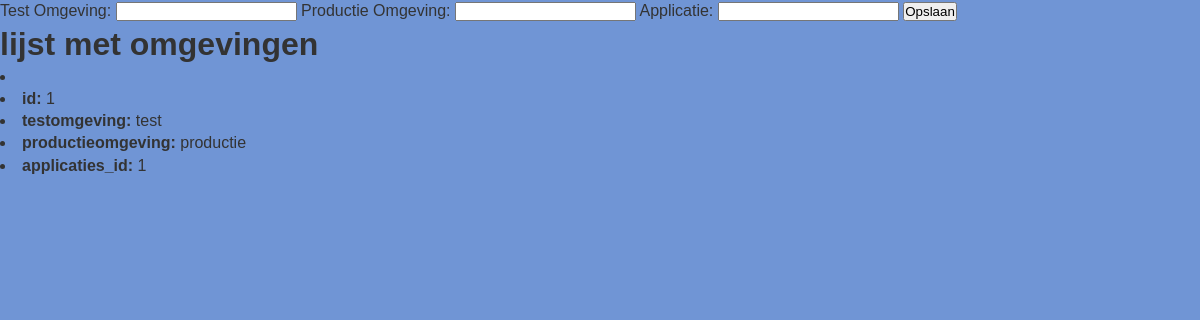
Page /applicaties/1/omgevingen on the earlier database version.
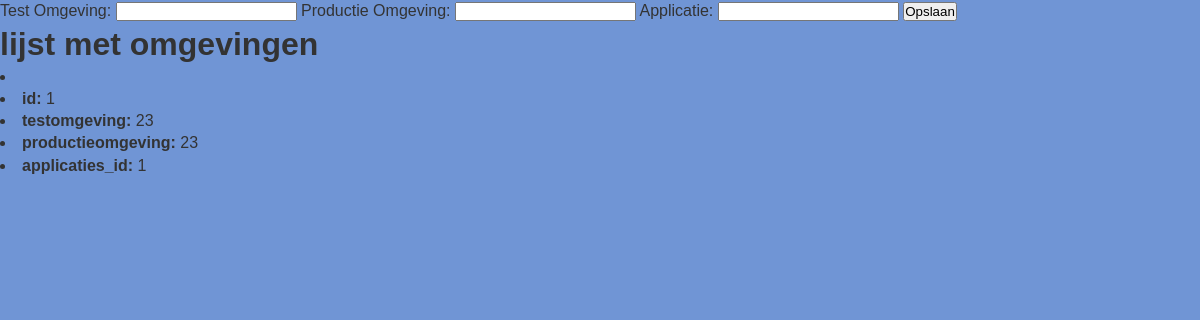
Same page on the later database version.
### main.py (models this page shows, shortened)
class omgevingen(db.Model):
    __tablename__ = "omgevingen"
    id = db.Column(db.Integer, primary_key=True)
    test_omgeving = db.Column(db.String(120), nullable=False)
    productie_omgeving = db.Column(db.String(120), nullable=False)
    applicaties_id = db.Column(db.Integer, db.ForeignKey("applicaties.id"))
    applicatie = db.relationship(
        "applicaties", backref=db.backref("omgevingen", lazy=True)
    )

### main.py (the view, shortened to what this page needs)
@app.route("/applicaties/<applicaties_id>/omgevingen", methods=["GET", "POST"])
def saves_omgevingen(applicaties_id):
    omgeving = None
    if request.method == "GET":
        conn = sqlite3.connect("database.db")
        cur = conn.cursor()
        cur.execute(
            "SELECT * FROM omgevingen WHERE applicaties_id=?", (applicaties_id,)
        )
        result = cur.fetchone()
        if result:
            omgeving = {
                "id": result[0],
                "testomgeving": result[1],
                "productieomgeving": result[2],
                "applicaties_id": result[3],
            }
            return render_template("omgevingen.html", omgeving=omgeving)
        else:
            return render_template("omgevingen.html", omgeving={})

### templates/omgevingen.html (shortened to what this page needs)
<!DOCTYPE html>
<html lang="en">
<link rel="stylesheet" href="/static/style.css">
<head>
</head>
<body>
  <form action="/applicaties/<id>/omgevingen" method="post">
    <label for="test_omgeving">Test Omgeving:</label>
    <input type="text" name="test_omgeving" id="test_omgeving" required>
    <label for="productie_omgeving">Productie Omgeving:</label>
    <input type="text" name="productie_omgeving" id="productie_omgeving" required>
    <label for="applicaties_id">Applicatie:</label>
    <input type="text" name="applicaties_id" id="applicaties_id" required>
    <button type="submit">Opslaan</button>
  </form>
  <h1>lijst met omgevingen</h1>
  <li>
    {%if omgeving%}
    {% for key, value in omgeving.items() %}
  <li><strong>{{ key }}:</strong> {{ value }}</li>
  {% endfor %}
  {% endif %}
  </li>
</body>
</html>

Differences in the rows shown:
changed omgevingen: test_omgeving "test" → "23"; productie_omgeving "productie" → "23"
